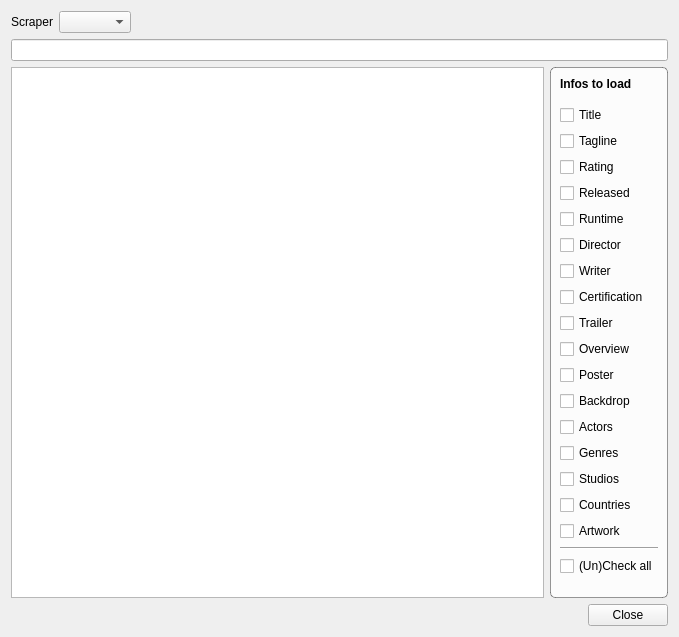
<?xml version="1.0" encoding="UTF-8"?>
<ui version="4.0">
 <class>MovieSearch</class>
 <widget class="QDialog" name="MovieSearch">
  <property name="windowModality">
   <enum>Qt::WindowModal</enum>
  </property>
  <property name="geometry">
   <rect>
    <x>0</x>
    <y>0</y>
    <width>679</width>
    <height>637</height>
   </rect>
  </property>
  <property name="windowTitle">
   <string>Search Result</string>
  </property>
  <property name="windowIcon">
   <iconset resource="../MediaElch.qrc">
    <normaloff>:/img/MediaElch.png</normaloff>:/img/MediaElch.png</iconset>
  </property>
  <property name="styleSheet">
   <string notr="true">#MovieSearch {
	background-image: url(:/img/pattern_dark.png);
}
</string>
  </property>
  <property name="modal">
   <bool>true</bool>
  </property>
  <layout class="QVBoxLayout" name="verticalLayout">
   <item>
    <layout class="QHBoxLayout" name="horizontalLayout_2">
     <item>
      <widget class="QLabel" name="label">
       <property name="text">
        <string>Scraper</string>
       </property>
      </widget>
     </item>
     <item>
      <widget class="QComboBox" name="comboScraper"/>
     </item>
     <item>
      <spacer name="horizontalSpacer_2">
       <property name="orientation">
        <enum>Qt::Horizontal</enum>
       </property>
       <property name="sizeHint" stdset="0">
        <size>
         <width>40</width>
         <height>20</height>
        </size>
       </property>
      </spacer>
     </item>
    </layout>
   </item>
   <item>
    <widget class="MyLineEdit" name="searchString"/>
   </item>
   <item>
    <layout class="QHBoxLayout" name="horizontalLayout_3" stretch="0,0">
     <item>
      <widget class="QTableWidget" name="results">
       <property name="styleSheet">
        <string notr="true">alternate-background-color: rgb(243, 246, 250);</string>
       </property>
       <property name="editTriggers">
        <set>QAbstractItemView::NoEditTriggers</set>
       </property>
       <property name="alternatingRowColors">
        <bool>true</bool>
       </property>
       <property name="selectionMode">
        <enum>QAbstractItemView::SingleSelection</enum>
       </property>
       <property name="selectionBehavior">
        <enum>QAbstractItemView::SelectRows</enum>
       </property>
       <property name="showGrid">
        <bool>false</bool>
       </property>
       <attribute name="horizontalHeaderVisible">
        <bool>false</bool>
       </attribute>
       <attribute name="horizontalHeaderStretchLastSection">
        <bool>true</bool>
       </attribute>
       <attribute name="verticalHeaderVisible">
        <bool>false</bool>
       </attribute>
       <column>
        <property name="text">
         <string>Result</string>
        </property>
       </column>
      </widget>
     </item>
     <item>
      <widget class="QGroupBox" name="groupBox">
       <property name="styleSheet">
        <string notr="true">QGroupBox {
	border: 1px solid rgba(0, 0, 0, 100);
	border-radius: 5px;
	background-color: rgba(255, 255, 255, 200);
}</string>
       </property>
       <property name="title">
        <string/>
       </property>
       <layout class="QVBoxLayout" name="verticalLayout_4">
        <item>
         <widget class="QLabel" name="label_2">
          <property name="font">
           <font>
            <weight>75</weight>
            <bold>true</bold>
           </font>
          </property>
          <property name="text">
           <string>Infos to load</string>
          </property>
         </widget>
        </item>
        <item>
         <spacer name="verticalSpacer_2">
          <property name="orientation">
           <enum>Qt::Vertical</enum>
          </property>
          <property name="sizeType">
           <enum>QSizePolicy::Fixed</enum>
          </property>
          <property name="sizeHint" stdset="0">
           <size>
            <width>20</width>
            <height>8</height>
           </size>
          </property>
         </spacer>
        </item>
        <item>
         <widget class="MyCheckBox" name="chkTitle">
          <property name="text">
           <string>Title</string>
          </property>
         </widget>
        </item>
        <item>
         <widget class="MyCheckBox" name="chkTagline">
          <property name="text">
           <string>Tagline</string>
          </property>
         </widget>
        </item>
        <item>
         <widget class="MyCheckBox" name="chkRating">
          <property name="text">
           <string>Rating</string>
          </property>
         </widget>
        </item>
        <item>
         <widget class="MyCheckBox" name="chkReleased">
          <property name="text">
           <string>Released</string>
          </property>
         </widget>
        </item>
        <item>
         <widget class="MyCheckBox" name="chkRuntime">
          <property name="text">
           <string>Runtime</string>
          </property>
         </widget>
        </item>
        <item>
         <widget class="MyCheckBox" name="chkDirector">
          <property name="text">
           <string>Director</string>
          </property>
         </widget>
        </item>
        <item>
         <widget class="MyCheckBox" name="chkWriter">
          <property name="text">
           <string>Writer</string>
          </property>
         </widget>
        </item>
        <item>
         <widget class="MyCheckBox" name="chkCertification">
          <property name="text">
           <string>Certification</string>
          </property>
         </widget>
        </item>
        <item>
         <widget class="MyCheckBox" name="chkTrailer">
          <property name="text">
           <string>Trailer</string>
          </property>
         </widget>
        </item>
        <item>
         <widget class="MyCheckBox" name="chkOverview">
          <property name="text">
           <string>Overview</string>
          </property>
         </widget>
        </item>
        <item>
         <widget class="MyCheckBox" name="chkPoster">
          <property name="text">
           <string>Poster</string>
          </property>
         </widget>
        </item>
        <item>
         <widget class="MyCheckBox" name="chkBackdrop">
          <property name="text">
           <string>Backdrop</string>
          </property>
         </widget>
        </item>
        <item>
         <widget class="MyCheckBox" name="chkActors">
          <property name="text">
           <string>Actors</string>
          </property>
         </widget>
        </item>
        <item>
         <widget class="MyCheckBox" name="chkGenres">
          <property name="text">
           <string>Genres</string>
          </property>
         </widget>
        </item>
        <item>
         <widget class="MyCheckBox" name="chkStudios">
          <property name="text">
           <string>Studios</string>
          </property>
         </widget>
        </item>
        <item>
         <widget class="MyCheckBox" name="chkCountries">
          <property name="text">
           <string>Countries</string>
          </property>
         </widget>
        </item>
        <item>
         <widget class="MyCheckBox" name="chkExtraArts">
          <property name="toolTip">
           <string>Logo, Clear Art, CD Art</string>
          </property>
          <property name="text">
           <string>Artwork</string>
          </property>
         </widget>
        </item>
        <item>
         <widget class="Line" name="line">
          <property name="orientation">
           <enum>Qt::Horizontal</enum>
          </property>
         </widget>
        </item>
        <item>
         <widget class="QCheckBox" name="chkUnCheckAll">
          <property name="text">
           <string>(Un)Check all</string>
          </property>
         </widget>
        </item>
        <item>
         <spacer name="verticalSpacer_3">
          <property name="orientation">
           <enum>Qt::Vertical</enum>
          </property>
          <property name="sizeHint" stdset="0">
           <size>
            <width>20</width>
            <height>40</height>
           </size>
          </property>
         </spacer>
        </item>
       </layout>
      </widget>
     </item>
    </layout>
   </item>
   <item>
    <layout class="QHBoxLayout" name="horizontalLayout">
     <item>
      <spacer name="horizontalSpacer">
       <property name="orientation">
        <enum>Qt::Horizontal</enum>
       </property>
       <property name="sizeHint" stdset="0">
        <size>
         <width>40</width>
         <height>20</height>
        </size>
       </property>
      </spacer>
     </item>
     <item>
      <widget class="QPushButton" name="buttonClose">
       <property name="text">
        <string>Close</string>
       </property>
       <property name="autoDefault">
        <bool>false</bool>
       </property>
      </widget>
     </item>
    </layout>
   </item>
  </layout>
 </widget>
 <customwidgets>
  <customwidget>
   <class>MyCheckBox</class>
   <extends>QCheckBox</extends>
   <header location="global">smallWidgets/MyCheckBox.h</header>
  </customwidget>
  <customwidget>
   <class>MyLineEdit</class>
   <extends>QLineEdit</extends>
   <header>smallWidgets/MyLineEdit.h</header>
  </customwidget>
 </customwidgets>
 <resources>
  <include location="../MediaElch.qrc"/>
 </resources>
 <connections/>
</ui>
